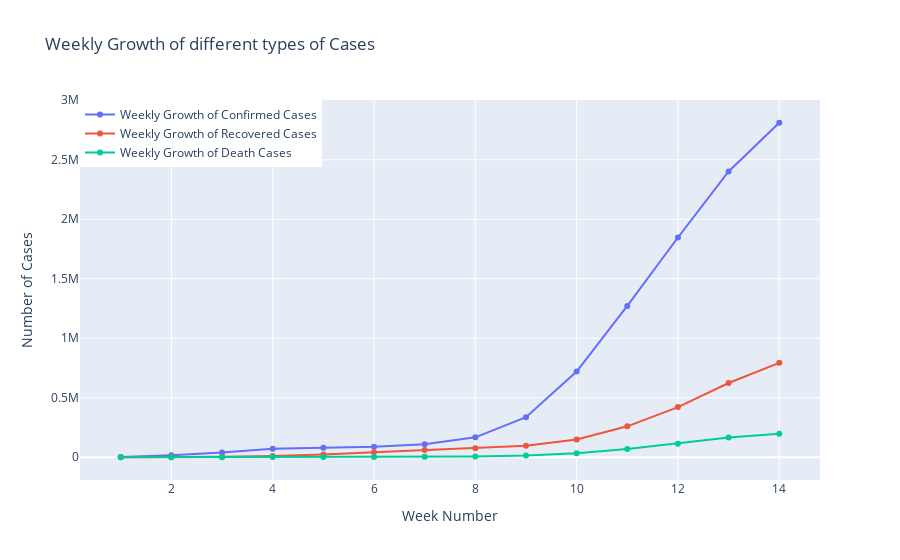

The cell this chart's notebook holds for it:
### Code cell
datewise["WeekOfYear"]=datewise.index.weekofyear

week_num=[]
weekwise_confirmed=[]
weekwise_recovered=[]
weekwise_deaths=[]
w=1
for i in list(datewise["WeekOfYear"].unique()):
    weekwise_confirmed.append(datewise[datewise["WeekOfYear"]==i]["Confirmed"].iloc[-1])
    weekwise_recovered.append(datewise[datewise["WeekOfYear"]==i]["Recovered"].iloc[-1])
    weekwise_deaths.append(datewise[datewise["WeekOfYear"]==i]["Deaths"].iloc[-1])
    week_num.append(w)
    w=w+1

fig=go.Figure()
fig.add_trace(go.Scatter(x=week_num, y=weekwise_confirmed,
                    mode='lines+markers',
                    name='Weekly Growth of Confirmed Cases'))
fig.add_trace(go.Scatter(x=week_num, y=weekwise_recovered,
                    mode='lines+markers',
                    name='Weekly Growth of Recovered Cases'))
fig.add_trace(go.Scatter(x=week_num, y=weekwise_deaths,
                    mode='lines+markers',
                    name='Weekly Growth of Death Cases'))
fig.update_layout(title="Weekly Growth of different types of Cases",
                 xaxis_title="Week Number",yaxis_title="Number of Cases",legend=dict(x=0,y=1,traceorder="normal"))
fig.show()

### Figure 1 — Plotly figure (JSON) as saved in the notebook; plotly's stock layout.template omitted (floating-point values rounded to 4 significant figures)
{"data": [{"mode": "lines+markers", "name": "Weekly Growth of Confirmed Cases", "type": "scatter", "x": [1, 2, 3, 4, 5, 6, 7, 8, 9, 10, 11, 12, 13, 14], "y": [2118, 16787, 40151, 71226, 78985, 88371, 109835, 167447, 337122, 720140, 1272115, 1846680, 2401379, 2811193]}, {"mode": "lines+markers", "name": "Weekly Growth of Recovered Cases", "type": "scatter", "x": [1, 2, 3, 4, 5, 6, 7, 8, 9, 10, 11, 12, 13, 14], "y": [52, 472, 3244, 10865, 23394, 42716, 60695, 76034, 97243, 149076, 260012, 421722, 623903, 793601]}, {"mode": "lines+markers", "name": "Weekly Growth of Death Cases", "type": "scatter", "x": [1, 2, 3, 4, 5, 6, 7, 8, 9, 10, 11, 12, 13, 14], "y": [56, 362, 906, 1770, 2469, 2996, 3803, 6440, 14623, 33925, 69374, 114089, 165044, 197159]}], "layout": {"legend": {"traceorder": "normal", "x": 0, "y": 1}, "title": {"text": "Weekly Growth of different types of Cases"}, "xaxis": {"title": {"text": "Week Number"}}, "yaxis": {"title": {"text": "Number of Cases"}}}}
